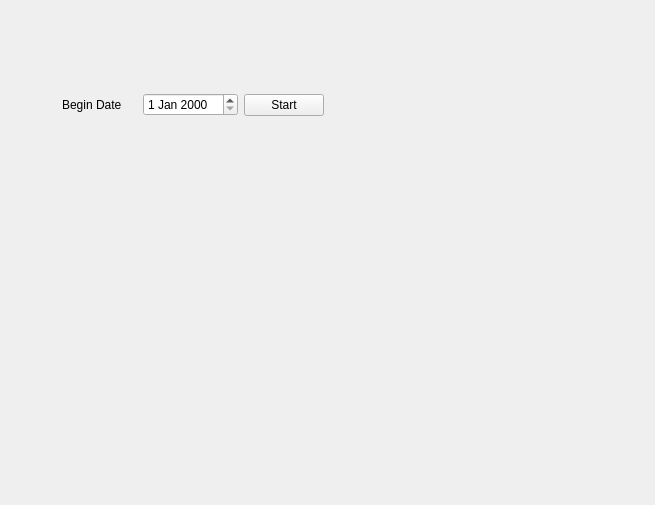
<?xml version="1.0" encoding="UTF-8"?>
<ui version="4.0">
 <class>Form</class>
 <widget class="QWidget" name="Form">
  <property name="geometry">
   <rect>
    <x>0</x>
    <y>0</y>
    <width>655</width>
    <height>505</height>
   </rect>
  </property>
  <property name="windowTitle">
   <string>Form</string>
  </property>
  <widget class="QWidget" name="">
   <property name="geometry">
    <rect>
     <x>62</x>
     <y>90</y>
     <width>262</width>
     <height>30</height>
    </rect>
   </property>
   <layout class="QHBoxLayout" name="horizontalLayout">
    <item>
     <widget class="QLabel" name="label">
      <property name="text">
       <string>Begin Date</string>
      </property>
     </widget>
    </item>
    <item>
     <widget class="QDateEdit" name="startDate"/>
    </item>
    <item>
     <widget class="QPushButton" name="startBtn">
      <property name="text">
       <string>Start</string>
      </property>
     </widget>
    </item>
   </layout>
  </widget>
 </widget>
 <resources/>
 <connections/>
</ui>
